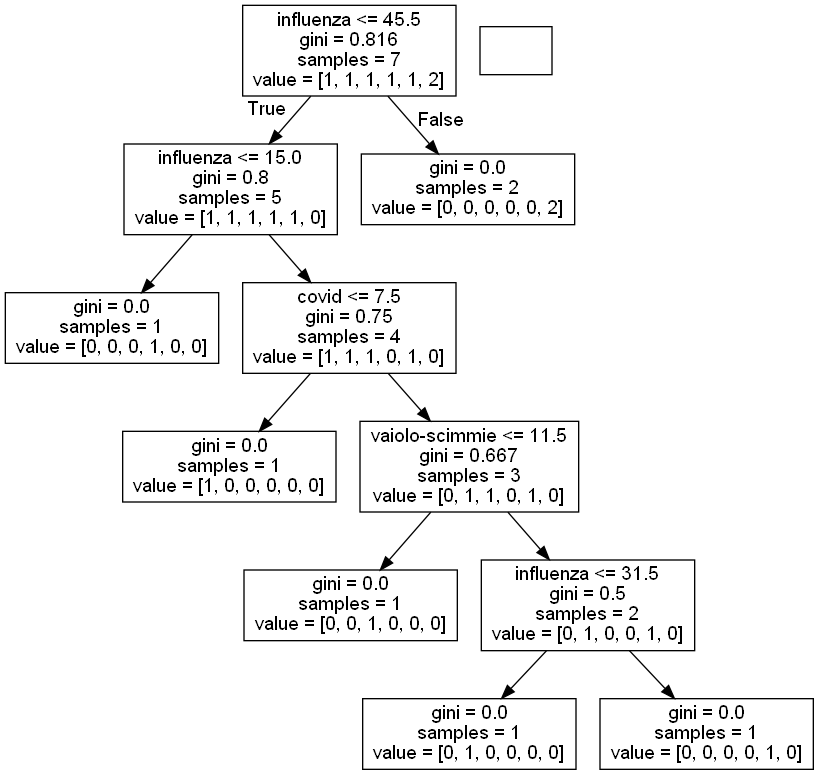
#> input picture numpy/mymalattie.png, 819 x 775 px, given in place of bg.png, which was not available
$ python film.py
#> lines starting #> are read from the running program, lines starting #| are printed output that depends on the picture; pictures that were not available may be replaced by others from this repository, and a replacement may not be noted
import cv2
import numpy as np
video = cv2.VideoCapture("green.mp4")
image=cv2.imread("bg.png")
#> image is the input picture: shape (775, 819, 3); min 0, max 255, mean 243.5
while True:
    ret, frame=video.read()
    frame = cv2.resize(frame,(640,480))
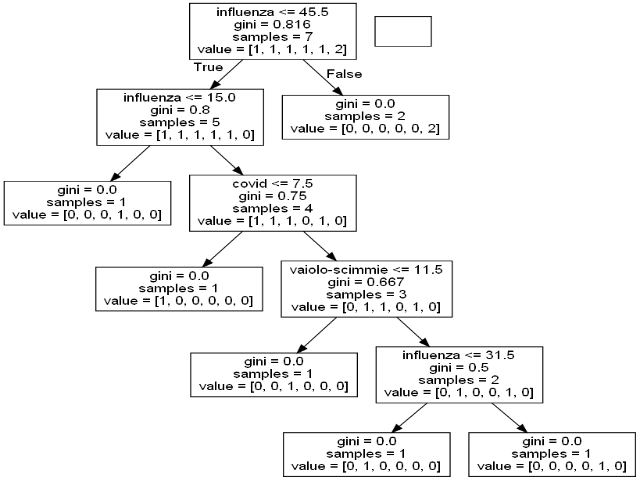
#> frame: shape (480, 640, 3); min 0, max 255, mean 243.4
    image = cv2.resize(image,(640,480))
    u_green=np.array([104,153,70])
    l_green=np.array([30,30,0])
    mask= cv2.inRange(frame,l_green,u_green)
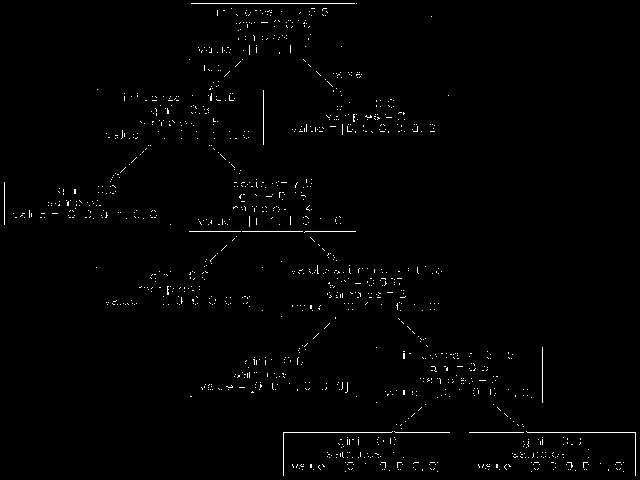
#> mask: shape (480, 640); 1% white in thin lines or dots
    res=cv2.bitwise_and(frame,frame,mask=mask)
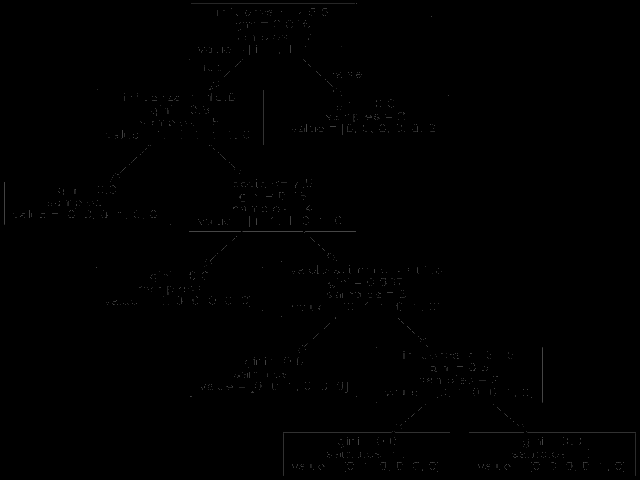
#> res: shape (480, 640, 3); min 0, max 70, mean 0.5
    f = frame - res
    f=np.where(f==0,image,f)
    cv2.imshow("video",frame)
    cv2.imshow("mask",f)
    if cv2.waitKey(25) == 27:
#> (key Esc is pressed here)
        break
video.release()
cv2.destroyAllWindows()
